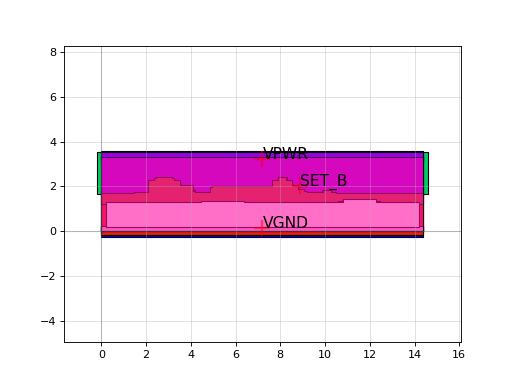

Write the Python code that produced this figure.
import sky130

c = sky130.components.sky130_fd_sc_hs__dfbbn_2()
c.plot()
